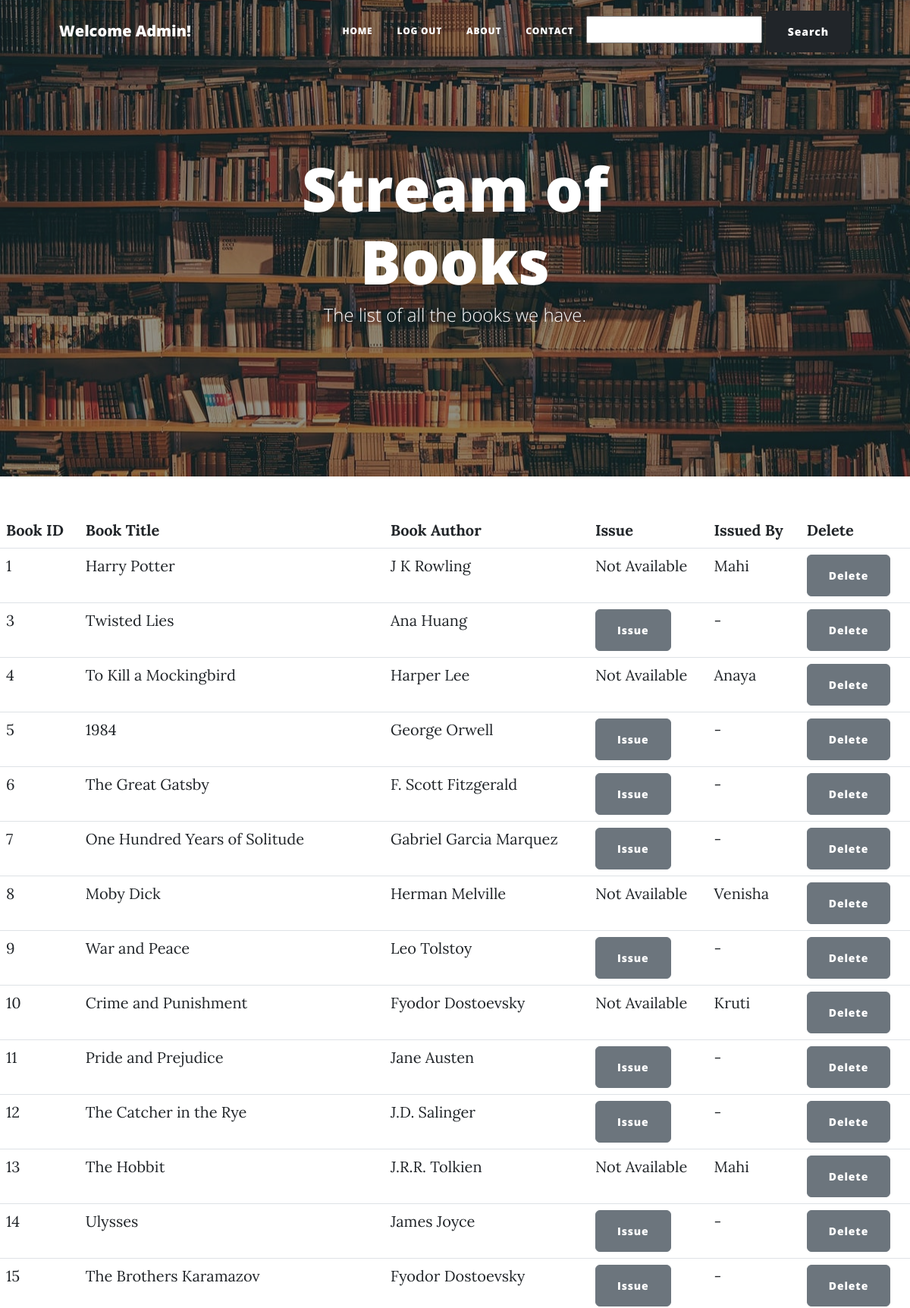
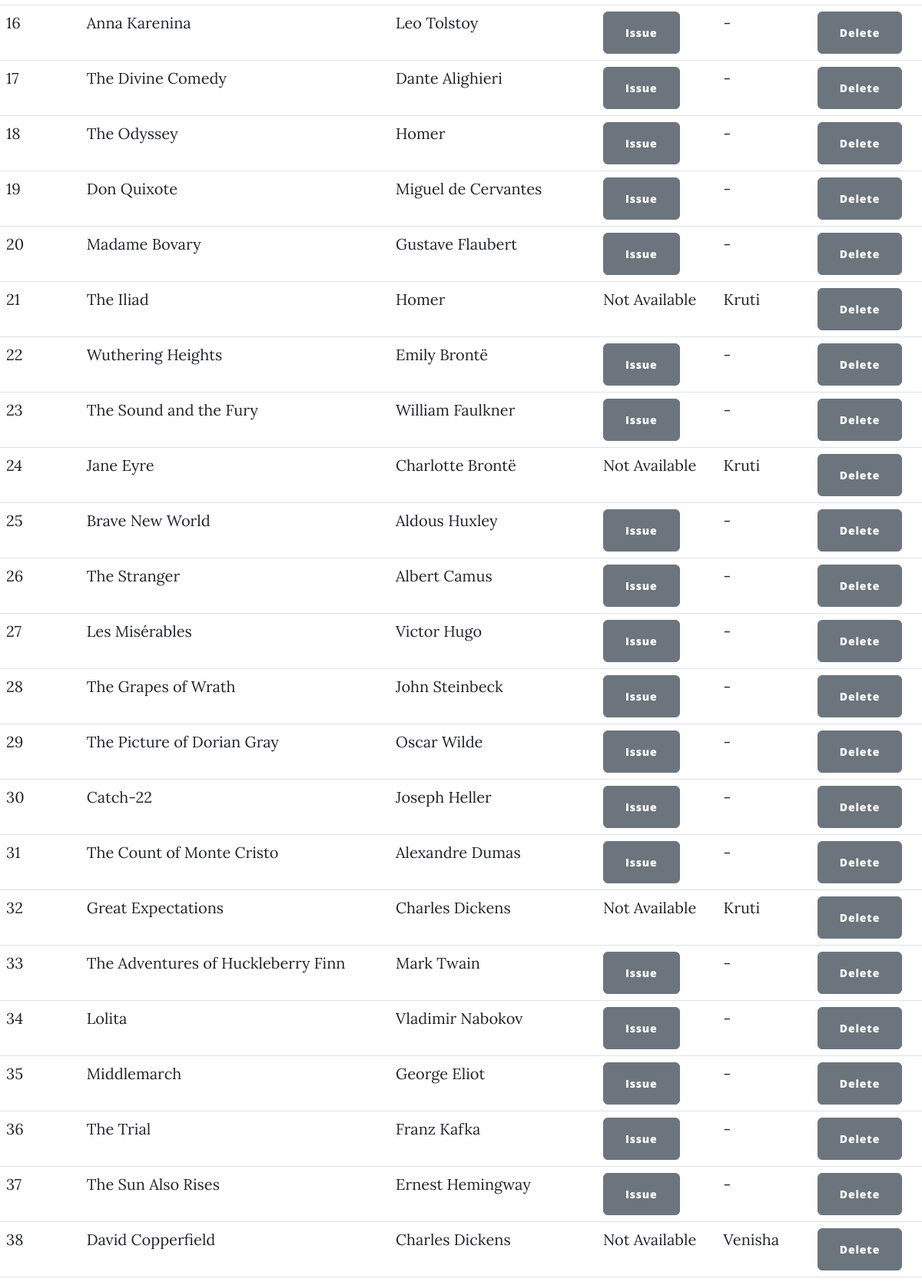
/books (signed in, upper part), run on the app's committed database (2 pictures, top to bottom).
### main.py (models this page shows, shortened)
class Books(db.Model):
    __tablename__ = "LibraryBooks"
    id: Mapped[int] = mapped_column(Integer, primary_key=True)
    title: Mapped[str] = mapped_column(String(250), unique=True, nullable=False)
    author: Mapped[str] = mapped_column(String(250), nullable=False)
    available: Mapped[str] = mapped_column(String(100), nullable=False, default="Yes")
    issued_to = relationship("User", secondary=issued_books, back_populates="issued_books")

class User(UserMixin, db.Model):
    __tablename__ = "users"
    id: Mapped[int] = mapped_column(Integer, primary_key=True)
    email: Mapped[str] = mapped_column(String(100), unique=True)
    password: Mapped[str] = mapped_column(String(100))
    name: Mapped[str] = mapped_column(String(100))
    issued_books = relationship("Books", secondary=issued_books, back_populates="issued_to")

### main.py (the view)
@app.route('/books')
def all_books():
    books = db.session.execute(db.select(Books).order_by(Books.id)).scalars()
    return render_template('books.html', books=books)

### main.py (called while the page is built)
@login_manager.user_loader
def load_user(user_id):
    return db.get_or_404(User, user_id)

### templates/books.html
{% from "bootstrap5/form.html" import render_form %}
{% include "header.html" %}
<header
  class="masthead"
  style="background-image: url('../static/assets/img/library_pic.jpg')"
>
  <div class="container position-relative px-4 px-lg-5">
    <div class="row gx-4 gx-lg-5 justify-content-center">
      <div class="col-md-10 col-lg-8 col-xl-7">
        <div class="page-heading">
          <h1>Stream of Books</h1>
          <span class="subheading">The list of all the books we have.</span>
        </div>
      </div>
    </div>
  </div>
</header>
<table class="table">
	<tr>
		<th>Book ID</th>
		<th>Book Title</th>
		<th>Book Author</th>
		<th>Issue</th>
		{% if current_user.id == 1: %}
		<th>Issued By</th>
		<th>Delete</th>
		{% endif %}
	</tr>
	{% for book in books %}
	<tr>
		<td>{{ book.id }}</td>
		<td>{{ book.title }}</td>
		<td>{{ book.author }}</td>
		{% if book.available == "Yes": %}
		<td class="ml-4"><a href="{{ url_for('issue_book', book_id=book.id, user_id=current_user.id) }}" class="btn btn-secondary">Issue</a></td>
		{% endif %}
		{% if book.available == "No": %}
		<td>Not Available</td>
		{% endif %}
		<td>
            {% if book.available == "No" and current_user.id == 1 %}
                {{ book.issued_to[0].name }}
            {% elif book.available == "Yes" and current_user.id == 1 %}
                -
            {% endif %}
        </td>
		{% if current_user.id == 1: %}
		<td class="ml-4"><a href="{{ url_for('delete_book', book_id=book.id) }}" class="btn btn-secondary">Delete</a></td>
		{% endif %}
	</tr>
	{% endfor %}
</table>
{% include "footer.html" %}

### data on the page
Books: id "1", title "Harry Potter", author "J K Rowling", available "Not Available", name "Mahi"
Books: id "3", title "Twisted Lies", author "Ana Huang"
Books: id "4", title "To Kill a Mockingbird", author "Harper Lee", available "Not Available", name "Anaya"
Books: id "5", title "1984", author "George Orwell"
Books: id "6", title "The Great Gatsby", author "F. Scott Fitzgerald"
Books: id "7", title "One Hundred Years of Solitude", author "Gabriel Garcia Marquez"
Books: id "8", title "Moby Dick", author "Herman Melville", available "Not Available", name "Venisha"
Books: id "9", title "War and Peace", author "Leo Tolstoy"
Books: id "10", title "Crime and Punishment", author "Fyodor Dostoevsky", available "Not Available", name "Kruti"
Books: id "11", title "Pride and Prejudice", author "Jane Austen"
Books: id "12", title "The Catcher in the Rye", author "J.D. Salinger"
Books: id "13", title "The Hobbit", author "J.R.R. Tolkien", available "Not Available", name "Mahi"
Books: id "14", title "Ulysses", author "James Joyce"
Books: id "15", title "The Brothers Karamazov", author "Fyodor Dostoevsky"
Books: id "16", title "Anna Karenina", author "Leo Tolstoy"
Books: id "17", title "The Divine Comedy", author "Dante Alighieri"
Books: id "18", title "The Odyssey", author "Homer"
Books: id "19", title "Don Quixote", author "Miguel de Cervantes"
Books: id "20", title "Madame Bovary", author "Gustave Flaubert"
Books: id "21", title "The Iliad", author "Homer", available "Not Available", name "Kruti"
Books: id "22", title "Wuthering Heights", author "Emily Brontë"
Books: id "23", title "The Sound and the Fury", author "William Faulkner"
Books: id "24", title "Jane Eyre", author "Charlotte Brontë", available "Not Available", name "Kruti"
Books: id "25", title "Brave New World", author "Aldous Huxley"
Books: id "26", title "The Stranger", author "Albert Camus"
Books: id "27", title "Les Misérables", author "Victor Hugo"
Books: id "28", title "The Grapes of Wrath", author "John Steinbeck"
Books: id "29", title "The Picture of Dorian Gray", author "Oscar Wilde"
Books: id "30", title "Catch-22", author "Joseph Heller"
Books: id "31", title "The Count of Monte Cristo", author "Alexandre Dumas"
Books: id "32", title "Great Expectations", author "Charles Dickens", available "Not Available", name "Kruti"
Books: id "33", title "The Adventures of Huckleberry Finn", author "Mark Twain"
Books: id "34", title "Lolita", author "Vladimir Nabokov"
Books: id "35", title "Middlemarch", author "George Eliot"
Books: id "36", title "The Trial", author "Franz Kafka"
Books: id "37", title "The Sun Also Rises", author "Ernest Hemingway"
Books: id "38", title "David Copperfield", author "Charles Dickens", available "Not Available", name "Venisha"
